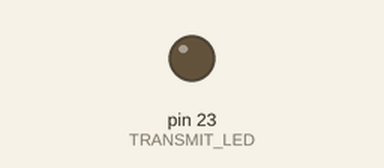
The sketch below on a simulated Arduino Mega 2560, built with avr-gcc and run on an emulated ATmega2560. Shown: output pins drawn as LEDs (lit = HIGH).

Above: at 0.05 s.
At 1.0 s:
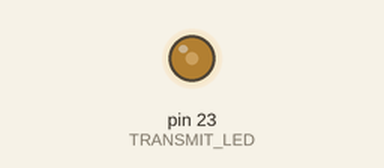
Timing chart, 0 to 3.0 s (numbered marks = the images above):
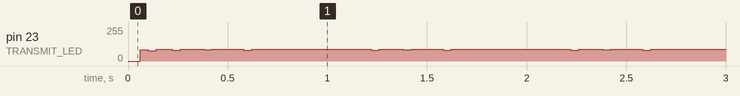

The sketch:

sender.ino
```cpp
#define TRANSMIT_LED 23
#define SAMPLING_TIME 1

char* text = "10101010\n";

bool led_state = false;
bool transmit_data = true;
int bytes_counter = 20;
int total_bytes;

void setup() {
  pinMode(TRANSMIT_LED,OUTPUT);
  total_bytes = strlen(text);
  Serial.begin(9600);
}

void loop() {
   while(transmit_data)
   {
    transmit_byte(text[total_bytes - bytes_counter]);
    bytes_counter--;
      if(bytes_counter == 0)
      {
        transmit_data = false;
      }
   }
   transmit_data = true;
   bytes_counter = total_bytes;
 }

void transmit_byte(char data_byte)
{
  digitalWrite(TRANSMIT_LED,LOW);
  delay(SAMPLING_TIME);
  for(int i = 0; i < 8; i++)
  {
    digitalWrite(TRANSMIT_LED,(data_byte >> i) & 0x01);
    delay(SAMPLING_TIME);
  }
 digitalWrite(TRANSMIT_LED,HIGH); //Return to IDLE state
 delay(SAMPLING_TIME);
}

void serialEvent() {
  char inLocation = Serial.read();
  if (Serial.available()) {

    switch (inLocation) {
      case '1':
        text = "10101010\n";
        Serial.println("Location changed to 1");
        break;

      case '2':
        text = "20202020\n";
        Serial.println("Location changed to 2");
        break;

      case '3':
        text = "30303030\n";
        Serial.println("Location changed to 3");
        break;

      case '4':
        text = "40404040\n";
        Serial.println("Location changed to 4");
        break;

      default:
        Serial.println("No allowed location.");
        break;
    }
  }
}
```
